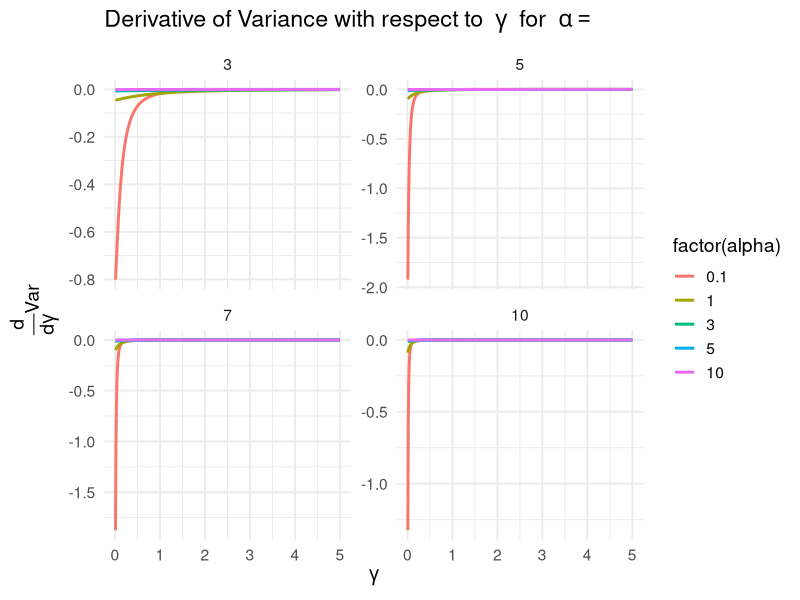

Write the R code that produced this figure. (Note: this script raises an error after producing the figure.)
library(ggplot2)
library(dplyr)

# Define the derivative function
derivative_variance <- function(gamma, M, alpha) {
  num1 <- (M - 2) * (M - 1) * alpha
  inner1 <- (M - 2) * (M - 1) * gamma
  inner2 <- 2 * (M - 2) * (M - 1) * gamma + (4 * M - 3) * alpha + 1
  inner3 <- alpha * (M * ((2 * M - 3) * alpha + 1) - 2)
  numerator <- -num1 * (inner1 * inner2 + inner3)
  
  denom1 <- ((M - 2) * (M - 1) * gamma + M * alpha)^3
  denom2 <- ((M - 2) * (M - 1) * gamma + M * alpha + 1)^2
  denominator <- denom1 * denom2
  
  return(numerator / denominator)
}

# Set values
gamma_vals <- seq(0.01, 5, length.out = 500)
M_vals <- c(3, 5, 7, 10)  # Add/remove M values as needed
alphas <- c(0.1, 1, 3, 5, 10)

# Create a data frame with all combinations
df <- expand.grid(gamma = gamma_vals, M = M_vals, alpha = alphas) %>%
  mutate(deriv = mapply(derivative_variance, gamma, M, alpha = alpha))

# Plot using ggplot
ggplot(df, aes(x = gamma, y = deriv, col = factor(alpha))) +
  geom_line( size = 1) +
  facet_wrap(~ M, scales = "free_y") + #, ncol = 2
  labs(title = bquote("Derivative of Variance with respect to " ~ gamma ~ " for " ~ alpha == .(alpha)),
       x = expression(gamma),
       y = expression(frac(d, d*gamma)*"Var")) +
  theme_minimal(base_size = 14)


library(tidyr)

# 1. Repulsive Dirichlet variance
variance_repulsive <- function(alpha, M, gamma) {
  k <- alpha * M + (M - 1) * (M - 2) * gamma
  if (k <= 0 || k + 1 <= 0) return(NA)
  v <- (alpha / k) * ((1 - (alpha / k)) / (k + 1))
  return(v)
}

# 2. Standard Dirichlet variance via E[X^2] - E[X]^2
variance_standard_mean_method <- function(alpha, M) {
  if (M * alpha <= 0 || M * alpha + 1 <= 0) return(NA)
  mean_sq <- (alpha / (M * alpha))^2
  mean_of_sq <- ((alpha + 1) * alpha) / ((M * alpha)^2 * (M * alpha + 1))
  return(mean_of_sq - mean_sq)
}

# 3. Wikipedia formula for symmetric Dirichlet
variance_standard_wiki <- function(alpha, M) {
  alpha0 <- M * alpha
  if (alpha0 <= 0 || alpha0 + 1 <= 0) return(NA)
  return((alpha * (alpha0 - alpha)) / (alpha0^2 * (alpha0 + 1)))
}

# Grid of alpha and M values
alpha_vals <- seq(0.1, 20, length.out = 100)
M_vals <- c(3, 5, 7, 10)
gamma_vals <- c( 0.5, 1, 3, 5)

# Create full grid
grid <- expand.grid(alpha = alpha_vals, M = M_vals, gamma = gamma_vals)

df <- grid %>%
  mutate(
    repulsive = mapply(variance_repulsive, alpha, M, gamma),
    dirichlet = mapply(variance_standard_wiki, alpha, M),
  ) %>%
  pivot_longer(cols = c(repulsive, dirichlet), 
               names_to = "type",
               values_to = "variance")

# Plot
ggplot(df, aes(x = alpha, y = variance, color = type)) +
  geom_line(size = 1) +
  facet_grid(gamma ~ M, scales = "free_y",
             labeller = label_both) +
  labs(
    title = bquote("Variance of " ~ w[j] ~ " in Repulsive and Standard Dirichlet Models"),
    x = expression(alpha),
    y = expression(Var(w[j])),
    color = "Type"
  ) +
  scale_color_npg() +
  theme_minimal(base_size = 14)


df %>%filter(gamma != 1, M != 7) %>%
ggplot( aes(x = alpha, y = variance, color = type)) +
  geom_line(size = 1) +
  facet_grid(M ~ gamma, scales = "free_y",
             labeller = label_both) +
  labs(
    title = bquote("Variance of " ~ w[j] ~ " in Repulsive and Standard Dirichlet Models"),
    x = expression(alpha),
    y = expression(Var(w[j])),
    color = "Type"
  ) +
  scale_color_npg() +
  theme_minimal(base_size = 14)
